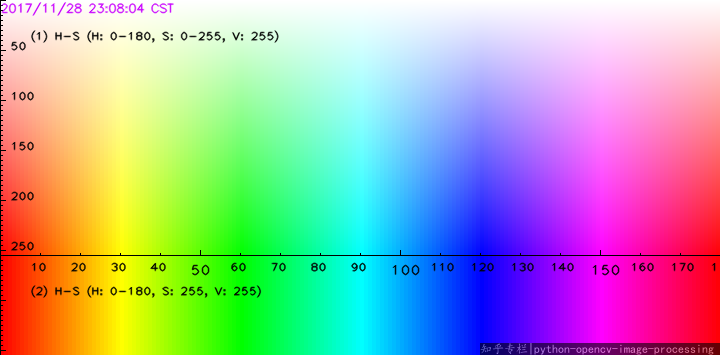
#> input picture HSV_python.png, 720 x 355 px, given in place of the camera
$ python imageProcess_V1.py
#> lines starting #> are read from the running program, lines starting #| are printed output that depends on the picture; after the words box and inside, x2 and y2 are one past the last pixel; in counts of white or black regions, pixels touching at a corner belong together
############# Librerías usadas #############

import cv2 as cv #........... Cambia el nombre de 'cv2' a 'cv'
import imutils
import keyboard as kb #...... Cambia el nombre de 'keyboard' a 'kb'
import multiprocessing
import numpy as np #......... Cambia el nombre de 'numpy' a 'np'
import threading
import time

############# Archivos importados #############

#import colorSelection as cs

############# Funciones #############

#"colorSelect" permite al programa cambiar el rango de color que se desea
# Al presionar las teclas indicadas


def colorSelect(a):
    if kb.is_pressed("r"): #.... Detecta si se está presionando la tecla "R"
        a=0 #..................... Valor usado para el rango de "rojos"
    elif kb.is_pressed("g"): #.. Detecta si se está presionando la tecla "G"
        a=1 #..................... Valor usado para el rango de "verdes"
    elif kb.is_pressed("b"): #.. Detecta si se está presionando la tecla "B"
        a=2 #..................... Valor usado para el rango de "azules"
    elif kb.is_pressed("n"): #.. Detecta si se está presionando la tecla "N"
        a=3 #..................... Valor usado para el rango de "negros/grises"
    else:
        a=a #..................... Valor que previamente tenía (no cambia)
    return a #.............. Retorna el valor de la variable 'a'


#############################################################################
###### Función principal ######

def main():
    ######## Variables #########

    color=0
    # Define el rango de colores que se busca, con base en un número
    # color = {0,1,2,3} es, respectivamente {Rojos, Verdes, Azules, Negros/Grises}
    # Valor por defecto en 'color=4' (Negro)
    # -  -  -  -  -  -  -  -  -  -  -  -  -  -

    lower_color1 = np.array ([0, 0, 0])
    upper_color1 = np.array ([90, 25, 127])
    lower_color2 = np.array ([90, 0, 0])
    upper_color2 = np.array ([180, 25, 127])
    # Cuatro valores tipo 'array', c/u definen colores en formato HSV
    # HSV= [Hue,Saturation,Value]. Ver: http://omes-va.com/wp-content/uploads/2019/09/gyuw4.png
        # Hue: tono de color (rojo, verde, azul o combinados), definido de 0° a 180°
        # Saturation: presencia del color, color más "fuerte" a mayor su valor (de 0 a 255)
        # Value: similar al "Brillo", bajos valores indican color más oscuro (de 0 a 255)
    # Las vars definen límites inferior (lower) y superior (upper) de un rango de colores
    #  antes y después del color a buscar (rojo, verde, azul, negro). Para el último, la distribución
    #  del rango es distinto a los otros 3.

    radioMin=10 # Radio mínimo de pixeles detectados en la imagen, es dato del contorno

    #################################################

    cap = cv.VideoCapture(1) #......... Numero en paréntesis indica cuál dispositivo se usa
                             #           Si solo hay una cámara, se usa '0' o '-1'
                             # En laptop, conectar camara externa a usb derecha, con número (1)
    time.sleep(2.0)#................... 'sleep' da tiempo a la cámara para abrir (calentar)
    if not cap.isOpened(): #.......... cap.isOpened() es bool, True si hay camara accesada
        print("Cámara no abre") #..... Si no logra accesar una cámara
        exit()

    cap.set(cv.CAP_PROP_FRAME_WIDTH, 640)#... Resolucion en horizontal
    cap.set(cv.CAP_PROP_FRAME_HEIGHT, 480)#.. Resolución en vertical
    cap.set(cv.CAP_PROP_AUTOFOCUS,0)#........ Apaga el enfoque automatico
    cap.set(cv.CAP_PROP_EXPOSURE,-4)#........ Define tiempo fijo de exposición

#    cap.set(3 , 640  ) # width
#    cap.set(4 , 480  ) # height
#    cap.set(10, 120  ) # brightness     min: 0   , max: 255 , increment:1
#    cap.set(11, 50   ) # contrast       min: 0   , max: 255 , increment:1
#    cap.set(12, 70   ) # saturation     min: 0   , max: 255 , increment:1
#    cap.set(13, 13   ) # hue
#    cap.set(14, 50   ) # gain           min: 0   , max: 127 , increment:1
#    cap.set(15, -3   ) # exposure       min: -7  , max: -1  , increment:1
#    cap.set(17, 5000 ) # white_balance  min: 4000, max: 7000, increment:1
#    cap.set(28, 0    ) # focus          min: 0   , max: 255 , increment:5

    while True:
        # Captura imagen frame por frame (cuadro de video = 'frame')
        ret, frame = cap.read()
#> frame is the input picture: shape (355, 720, 3); mean B, G, R 170.7, 171.1, 169.8
        # Si frame se lee correctamente, ret True
        if not ret:
            print("No se recibe imagen. Saliendo ...")
            break

        ###### Procesado de imagen ######
        # 'cvtColor()' convierte el perfil de color BGR del frame a perfil HSV
        # Hue(tono del color),Saturation(cuánto del color),Value(valor del brillo)
        # En HSV, los colores se pueden expresar en un rango o intervalo

        hsv = cv.cvtColor(frame, cv.COLOR_BGR2HSV) # 'hsv' es la imagen con colores definidos
#> hsv: shape (355, 720, 3); mean H, S, V 89.4, 162.1, 249.9
        #                                             por HSV y no RGB

        ###### Selección de color ######
        color=colorSelect(color) # Determina qué color está eligiendo el usuario
        if color == 0: #................................ Define rangos de "Rojo"
            lower_color1 = np.array ([0, 100, 140])
            upper_color1 = np.array ([15, 255, 255])
            lower_color2 = np.array ([165, 100, 140])
            upper_color2 = np.array ([180, 255, 255])
        elif color == 1: #.............................. Define rangos de "Verde"
            lower_color1 = np.array ([45, 100, 140])
            upper_color1 = np.array ([60, 255, 255])
            lower_color2 = np.array ([60, 100, 140])
            upper_color2 = np.array ([75, 255, 255])
        elif color == 2: #.............................. Define rangos de "Azul"
            lower_color1 = np.array ([105, 100, 140])
            upper_color1 = np.array ([120, 255, 255])
            lower_color2 = np.array ([120, 100, 140])
            upper_color2 = np.array ([135, 255, 255])
        elif color == 3: #.............................. Define rangos de "Negro"
            lower_color1 = np.array ([0, 0, 0])
            upper_color1 = np.array ([90, 25, 127])
            lower_color2 = np.array ([90, 0, 0])
            upper_color2 = np.array ([180, 25, 127])


        ###### Overlay de la máscara ######
        # Mantiene pixeles con color dentro del rango (los muestra como blanco),
        #  los demás pasan a ser negro
        mask = cv.inRange(hsv, lower_color1, upper_color1)#.... Máscara de medio rango (parte inferior)
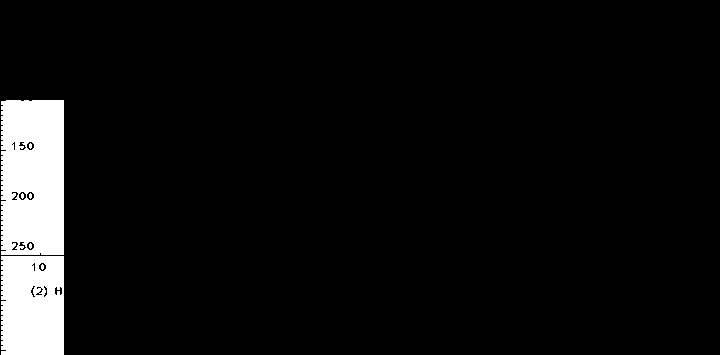
#> mask: shape (355, 720); 6.1% white; 7 white regions (5 under 20 px), largest, box (x1, y1, x2, y2) and area: (1, 100, 64, 255) 9403, (1, 256, 64, 355) 6052
        mask2 = cv.inRange(hsv, lower_color2, upper_color2) #.. Máscara de medio rango (parte superior)
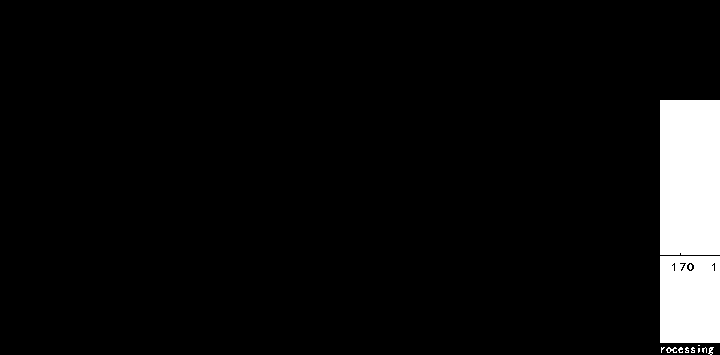
#> mask2: shape (355, 720); 5.7% white; 12 white regions (8 under 20 px), largest, box (x1, y1, x2, y2) and area: (660, 100, 720, 255) 9298, (660, 256, 720, 343) 5140, (666, 347, 677, 353) 35, (708, 347, 714, 355) 25

        # El negro de la máscara tiene valor de 0; al 'multiplicar' por la imagen original
        # Todo lo que no tenga el color en el rango de colores (en este caso específico) es removido

        fullMask=cv.bitwise_or(mask, mask2)
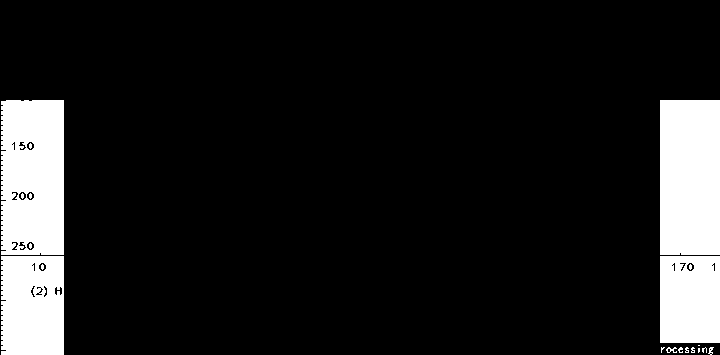
#> fullMask: shape (355, 720); 11.8% white; 19 white regions (13 under 20 px), largest, box (x1, y1, x2, y2) and area: (1, 100, 64, 255) 9403, (660, 100, 720, 255) 9298, (1, 256, 64, 355) 6052, (660, 256, 720, 343) 5140, (666, 347, 677, 353) 35, (708, 347, 714, 355) 25
        # Operación OR de los pixeles de las máscaras con pixeles B/N. Combina las dos máscaras
        #   y muestra los pixeles blancos si estos son blancos en al menos una de las máscaras
        # Sea pixel de coords (x,y) en 'mask' y pixel2 de coords (x2,y2) en 'mask2',
        #  con x=x2=X, y=y2=Y, Color negro es 0 y el blanco es 1, se tiene la tabla de verdad:
        #
        #           Pixel(X, Y)  |  0  |  0  |  1  |  1  |
        #           ---------------------------------------
        #           Pixel2(X, Y) |  0  |  1  |  0  |  1  |
        #        ------------------------------------------
        #        Pixel OR Pixel2 |  0  |  1  |  1  |  1  |
        #
        #


        result = cv.bitwise_and(frame, frame, mask = fullMask)
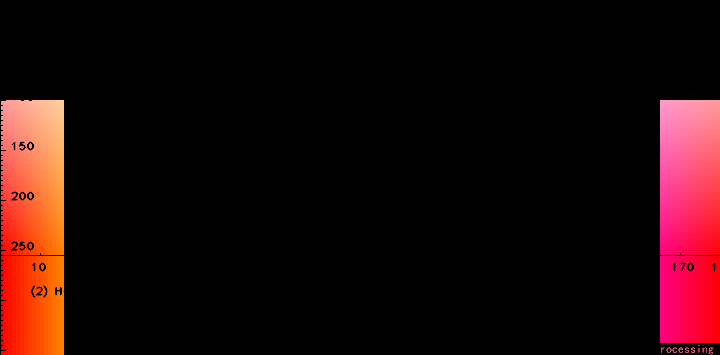
#> result: shape (355, 720, 3); mean B, G, R 8.9, 9, 29.9
        # Se toma la máscara B/N y se le aplica un AND con la captura original. Si el pixel (x,y)
        #  de 'fullMask' es blanco, el pixel (x,y) de 'result' toma el color del pixel (x,y) de
        #  'frame'


        ###### Coordenadas media de los pixeles ######

        # 'kernel' define un área de pixeles blancos ('np.ones') de 5x5, con datos de tipo 'uint8' (similar a 'long int')
        # 'morphologyEx' procesa la imagen de 'fullMask' según operador 'cv.MORPH...' en areas definidas por 'kernel'
        # 'cv.MORPH_OPEN' realiza "opening" y "cv.MORPH_CLOSE" realiza "closing"

        kernel=np.ones((5,5), np.uint8)
        fullMask=cv.morphologyEx(fullMask, cv.MORPH_OPEN, kernel)
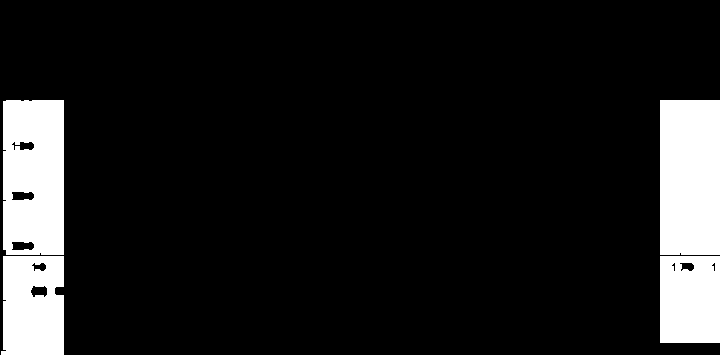
#> fullMask: shape (355, 720); 11.4% white; 4 white regions, box (x1, y1, x2, y2) and area: (660, 100, 720, 255) 9298, (3, 100, 64, 255) 9001, (1, 256, 64, 355) 5769, (660, 256, 720, 343) 5116
        fullMask=cv.morphologyEx(fullMask, cv.MORPH_CLOSE, kernel)
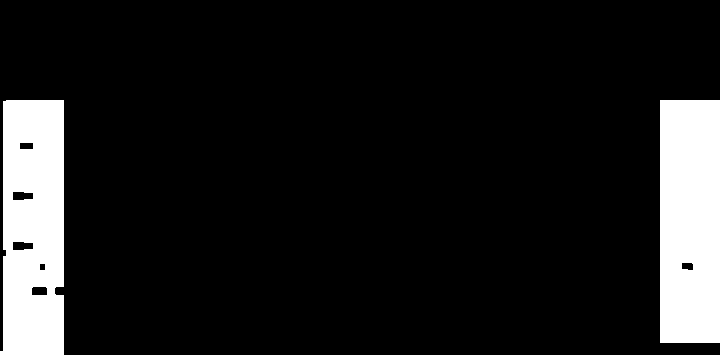
#> fullMask: shape (355, 720); 11.5% white; 2 white regions

        # 'findContours' encuentra los contornos de una copia de la imagen en 'fullMask' (dada por 'fullMask.copy()')
        #   y retorna el contorno indicado por el operador ('cv.RETR_EXTERNAL' en este caso) ya sea completo o simple
        #   (operador 'cv.CHAIN_APPROX_SIMPLE' retorna contorno simple)
        # 'imutils.grab_contours' procesa los contornos encontrados y lo guarda en 'contorno'
        # 'centro' es el punto central del contorno, similar al promedio de las coordenadas de todos
        #   los pixeles de la imagen

        contorno = cv.findContours(fullMask.copy(), cv.RETR_EXTERNAL,cv.CHAIN_APPROX_SIMPLE)
#> contorno = 2 contours; box (x1, y1, x2, y2) and area: (0, 100, 64, 355) 15150, (660, 100, 720, 343) 14278
        contorno = imutils.grab_contours(contorno)
        centro = None

        if len(contorno) > 0:#.......... Comprobar la existencia de un contorno
            # 'max' toma el mayor contorno de la lista 'contorno', al comparar sus areas según se indica con 'key=cv.contourArea'
            # 'cv.minEnclosingCircle(c)' obtiene el mínimo círculo capaz de encerrar el contorno 'c'; su ubicación en
            #    la imagen es guardada en el punto '(x, y)', y su radio se guarda en 'radio'

            c = max(contorno,key=cv.contourArea)
#> c = contour of 21 points, box (x1, y1, x2, y2) (0, 100, 64, 355), area 15150
            ((x, y), radio) = cv.minEnclosingCircle(c)
#> x = 31.5; y = 227; radio = 130.8

            # 'cv.moments(c)' encuentra el equivalente digital del momento de inercia de una figura, con base en la
            #    cantidad y características de pixeles. Cada pixel posee un "peso" proporcional a su intensidad y
            #    la función calcula los momentos a partir de esta equivalencia.
            # El centroide "C" de una figura se puede obtener si se conocen sus momentos. Se sigue una lógica similar
            #    para encontrar el centroide del contorno 'c', cuyo valor son coordenadas (Cx,Cy)
            # Se tiene:      Cx=M10/M00        Cy=M01/M00
            # A 'centro' se le da el valor del centroide (Cx,Cy)

            moments = cv.moments(c)
#> moments = moments, m00 15150, centre m10/m00, m01/m00 = (32.89, 226.7)
            centro=(int(moments["m10"]/moments["m00"]),int(moments["m01"]/moments["m00"]))
#> centro = (32, 226)

            if radio > radioMin: # El círculo debe tener un tamaño mayor a 'radioMin'

                # 'cv.circle' dibuja un circulo en la captura 'frame' con centro en '(x,y)' ('x' y 'y' deben convertirse
                #    a enteros, dado que no existen 0.5 pixeles, por ejemplo), radio dado por 'radio' (también convertido
                #    a entero, de color (R,G,B) y grosor de línea 2
                # El 2do 'cv.circle' dibuja un punto en el centro. Como su grosor se indica con '-1' significa que se
                #    rellena con el color dado para este.

                cv.circle(frame,(int(x),int(y)),int(radio),(0,255,255),2)
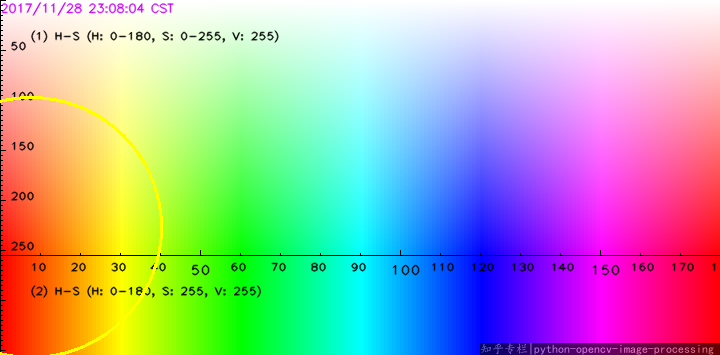
#> frame: shape (355, 720, 3); 0.49% of pixels changed, all inside (x1, y1, x2, y2) = (0, 96, 163, 355)
                cv.circle(frame, centro, 5, (0, 0, 255), -1)
#> frame: shape (355, 720, 3); 0.03% of pixels changed, all inside (x1, y1, x2, y2) = (27, 221, 38, 232)
                print(centro)
#| (32, 226)


        ###### Mostrar imágenes obtenidas ######
        # Se abren las ventanas que muestran la imagen original, la máscara (blanco y negro)
        #   y la combinación de ambas (su fin es para test e ilustrativo)
        cv.imshow('frame', frame)
        #cv.imshow('mask', mask)
        #cv.imshow('mask2',mask2)
        #cv.imshow('result', result)
        cv.imshow('fullMask',fullMask)
        #cv.imshow('opening',opening)
        #cv.imshow('closing',closing)


        ###### Rotura del ciclo ######
        # Forma de detener la captura de imagen (sujeto a cambios)
        if cv.waitKey(1) == ord('q'): #presionar la tecla 'Q' detiene el programa#
#> (key q is pressed here)
            break

    # Al finalizar operacion, todas las ventanas se cierran y se detiene la captura de imagen
    cap.release()
    cv.destroyAllWindows()

#################################################################

###### Ejecución del archivo ######

main()
